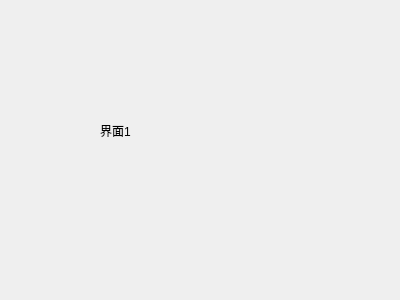
<?xml version="1.0" encoding="UTF-8"?>
<ui version="4.0">
 <class>Widget</class>
 <widget class="QWidget" name="Widget">
  <property name="geometry">
   <rect>
    <x>0</x>
    <y>0</y>
    <width>400</width>
    <height>300</height>
   </rect>
  </property>
  <property name="windowTitle">
   <string>Widget</string>
  </property>
  <widget class="QLabel" name="label">
   <property name="geometry">
    <rect>
     <x>100</x>
     <y>100</y>
     <width>121</width>
     <height>61</height>
    </rect>
   </property>
   <property name="text">
    <string>界面1</string>
   </property>
  </widget>
 </widget>
 <layoutdefault spacing="6" margin="11"/>
 <resources/>
 <connections/>
</ui>
